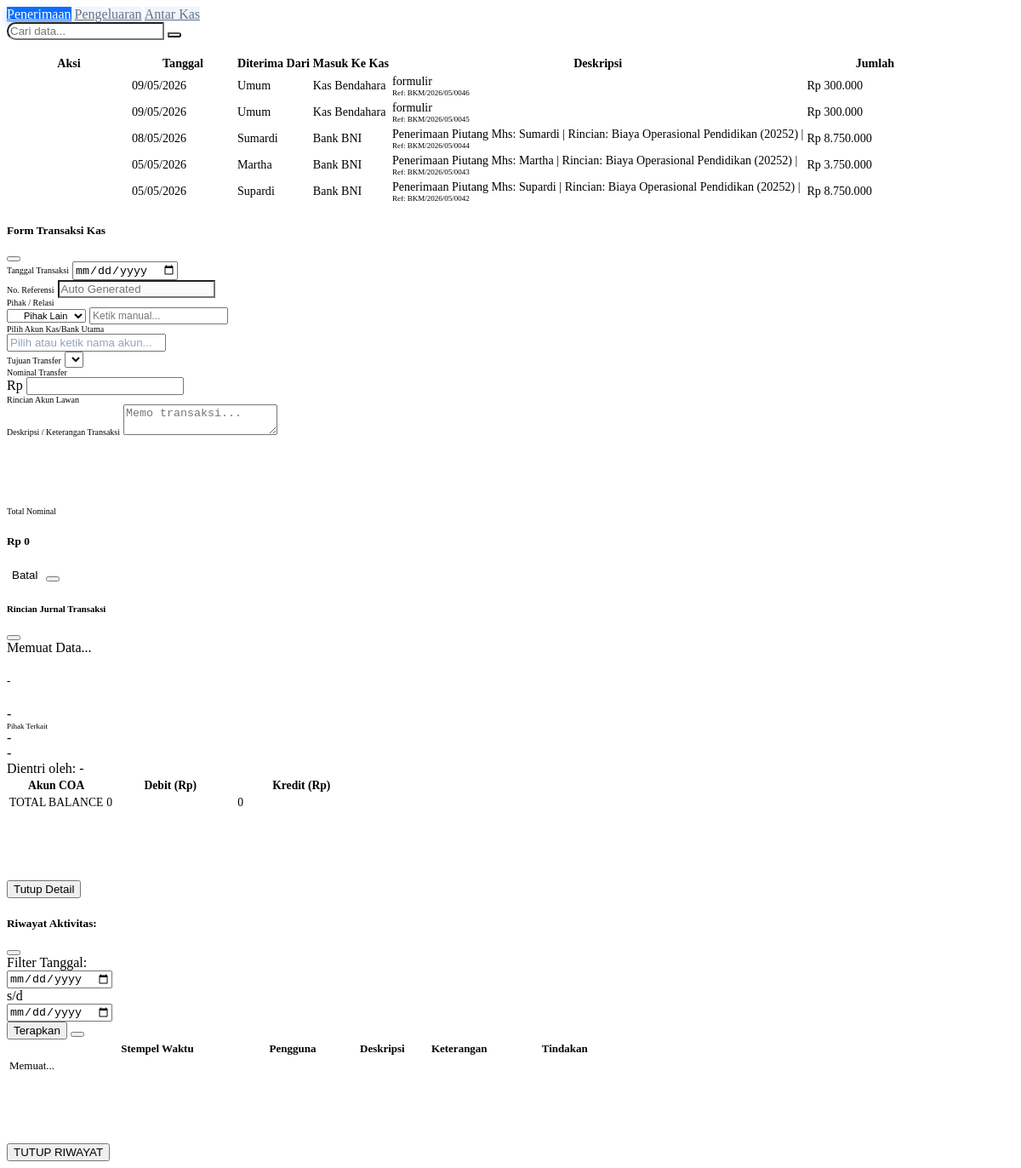
Screenshot of /cash_transactions.php (signed in) with the database file from the repository.
### tables this page shows
CREATE TABLE `syifa_jurnal` (
  `id` int(11) NOT NULL AUTO_INCREMENT,
  `no_jurnal` varchar(50) NOT NULL,
  `tgl_jurnal` date NOT NULL,
  `keterangan` text DEFAULT NULL,
  `diterima_dari` varchar(100) DEFAULT NULL,
  `total_debet` double DEFAULT 0,
  `total_kredit` double DEFAULT 0,
  `jenis_jurnal` enum('umum','penyesuaian','otomatis') DEFAULT 'umum',
  `created_by` int(11) DEFAULT NULL,
  `is_deleted` tinyint(1) DEFAULT 0,
  `jenis_transaksi` varchar(30) DEFAULT 'operasional',
  `created_at` timestamp NOT NULL DEFAULT current_timestamp(),
  `dibayar_oleh_tipe` enum('mahasiswa','pegawai','umum') DEFAULT 'umum',
  `dibayar_oleh_id` int(11) DEFAULT NULL,
  `dibayar_oleh_nama` varchar(255) DEFAULT NULL,
  `pihak_tipe` enum('mahasiswa','pegawai','umum') DEFAULT 'umum',
  `pihak_id` int(11) DEFAULT NULL,
  `pihak_nama` varchar(255) DEFAULT NULL,
  `akun_utama_kode` varchar(20) DEFAULT NULL,
  `akun_tujuan_kode` varchar(20) DEFAULT NULL,
  `source` enum('AUTO','MANUAL') DEFAULT 'MANUAL',
  `source_ref` bigint(20) DEFAULT NULL,
  `source_module` varchar(30) DEFAULT NULL,
  `trx_fingerprint` varchar(64) DEFAULT NULL,
  `trx_source_hash` varchar(64) DEFAULT NULL,
  `is_locked` tinyint(1) DEFAULT 0,
  `posted_at` datetime DEFAULT NULL,
  `module_source` varchar(50) DEFAULT NULL,
  `source_id` int(11) DEFAULT NULL,
  `is_migration` tinyint(1) DEFAULT 0,
  PRIMARY KEY (`id`),
  UNIQUE KEY `no_jurnal` (`no_jurnal`),
  KEY `idx_no_jurnal` (`no_jurnal`),
  KEY `idx_jurnal_ref` (`no_jurnal`),
  KEY `idx_jurnal_tgl` (`tgl_jurnal`),
  KEY `idx_jenis_jurnal` (`jenis_jurnal`),
  KEY `idx_jurnal_pihak` (`pihak_id`,`pihak_tipe`),
  KEY `idx_jurnal_pihak_tipe` (`pihak_tipe`,`pihak_id`),
  KEY `idx_tgl_jurnal` (`tgl_jurnal`),
  KEY `idx_jurnal_source_ref` (`source`,`source_ref`),
  KEY `idx_trx_fingerprint` (`trx_fingerprint`),
  KEY `idx_tgl` (`tgl_jurnal`),
  KEY `idx_is_deleted` (`is_deleted`),
  KEY `idx_jenis_transaksi` (`jenis_transaksi`),
  KEY `idx_jurnal_date` (`tgl_jurnal`),
  KEY `idx_jurnal_tanggal` (`tgl_jurnal`,`is_deleted`)
);

CREATE TABLE `syifa_akun` (
  `id` int(11) NOT NULL AUTO_INCREMENT,
  `uuid` char(36) DEFAULT NULL,
  `kode_akun` varchar(20) NOT NULL,
  `nama_akun` varchar(100) NOT NULL,
  `logo_bank` varchar(255) DEFAULT NULL,
  `parent_kode` varchar(20) DEFAULT NULL COMMENT 'Kode Induk',
  `level` int(11) NOT NULL DEFAULT 1 COMMENT '1=Root, 2=Sub, 3=Detail',
  `is_group` tinyint(1) NOT NULL DEFAULT 0 COMMENT '1=Grup, 0=Detail',
  `is_restricted` tinyint(1) DEFAULT 0,
  `aset_neto_type` enum('TANPA_PEMBATASAN','DENGAN_PEMBATASAN') DEFAULT NULL,
  `kategori` enum('Aset','Liabilitas','Aset Neto','Pendapatan','Beban') NOT NULL,
  `akun_tipe_laporan` enum('OPERASIONAL','NON_OPERASIONAL','NERACA','SYSTEM') DEFAULT 'OPERASIONAL',
  `sub_kategori` varchar(50) NOT NULL COMMENT 'Detail grouping untuk Neraca',
  `jenis_dana` enum('Tanpa Pembatasan','Dengan Pembatasan') NOT NULL DEFAULT 'Tanpa Pembatasan' COMMENT 'Atribut Wajib ISAK 35',
  `cashflow_type` enum('None','Operasional','Investasi','Pendanaan') DEFAULT 'None',
  `is_cash_account` tinyint(1) DEFAULT 0,
  `is_budget_account` tinyint(1) DEFAULT 0,
  `is_student_related` tinyint(1) DEFAULT 0,
  `is_salary_related` tinyint(1) DEFAULT 0,
  `is_asset_related` tinyint(1) DEFAULT 0,
  `saldo_normal` enum('D','K') NOT NULL COMMENT 'D=Debit, K=Kredit',
  `opening_balance` decimal(15,2) DEFAULT 0.00,
  `cash_flow_category` varchar(50) DEFAULT 'NONE',
  `is_active` tinyint(1) DEFAULT 1,
  `laporan_aktivitas` tinyint(1) DEFAULT 1,
  `normal_balance` enum('DEBIT','KREDIT') NOT NULL DEFAULT 'DEBIT',
  `report_group` enum('POSISI_KEUANGAN','AKTIVITAS','ASET_NETO_TANPA_RESTRIKSI','ASET_NETO_DENGAN_RESTRIKSI') DEFAULT NULL,
  `is_system_lock` tinyint(1) DEFAULT 0,
  `allow_posting` tinyint(1) DEFAULT 1,
  `cashflow_group` enum('OPERASI','INVESTASI','PENDANAAN') DEFAULT NULL,
  `flow_type` enum('inflow','outflow','both','adjustment') DEFAULT 'both',
  PRIMARY KEY (`id`),
  UNIQUE KEY `idx_unique_coa_kode` (`kode_akun`),
  UNIQUE KEY `idx_uuid` (`uuid`),
  KEY `idx_parent` (`parent_kode`),
  KEY `idx_cash_flow` (`cash_flow_category`)
);

### cash_transactions.php (the view, shortened to what this page needs)
<?php
$view = $_GET['view'] ?? 'receipt';
$search = $conn->real_escape_string($_GET['q'] ?? '');
$filter_jenis = "";
if ($view == 'transfer') {
    $filter_jenis = "(j.jenis_transaksi = 'transfer_kas' OR j.no_jurnal LIKE 'TRF%' OR j.no_jurnal LIKE 'TRA%')";
} elseif ($view == 'receipt') {
    $filter_jenis = "(j.jenis_transaksi = 'kas_masuk' OR j.no_jurnal LIKE 'BKM%')";
} else {
    $filter_jenis = "(j.jenis_transaksi = 'kas_keluar' OR j.no_jurnal LIKE 'BKK%')";
}
$sql_hist = "SELECT j.*, a1.nama_akun as nama_akun_utama, a2.nama_akun as nama_akun_tujuan
             FROM syifa_jurnal j
             LEFT JOIN syifa_akun a1 ON j.akun_utama_kode = a1.kode_akun
             LEFT JOIN syifa_akun a2 ON j.akun_tujuan_kode = a2.kode_akun
             WHERE $filter_jenis AND (j.no_jurnal LIKE '%$search%' OR j.pihak_nama LIKE '%$search%' OR j.keterangan LIKE '%$search%')
             ORDER BY j.tgl_jurnal DESC, j.id DESC LIMIT 50";
$history = $conn->query($sql_hist)->fetch_all(MYSQLI_ASSOC);
?>
<div class="container-fluid p-0 animate__animated animate__fadeIn text-dark">
    <div class="d-flex justify-content-between align-items-center mb-4 bg-white p-3 rounded-4 shadow-sm border no-print text-dark">
        <div class="nav nav-pills gap-2">
            <a href="?page=transaksi_kas&view=receipt" class="nav-link <?= $view=='receipt'?'active':'' ?> rounded-pill px-4 fw-bold small">Penerimaan</a>
            <a href="?page=transaksi_kas&view=disbursement" class="nav-link <?= $view=='disbursement'?'active':'' ?> rounded-pill px-4 fw-bold small">Pengeluaran</a>
            <a href="?page=transaksi_kas&view=transfer" class="nav-link <?= $view=='transfer'?'active':'' ?> rounded-pill px-4 fw-bold small">Antar Kas</a>
        </div>
        <div class="d-flex gap-2">
            <form method="GET" class="input-group input-group-sm" style="width: 250px;">
                <input type="text" name="q" class="form-control border-0 bg-light px-3 shadow-none text-dark" placeholder="Cari data..." value="<?= htmlspecialchars($search) ?>" style="border-radius: 20px 0 0 20px;">
                <button type="submit" class="btn btn-primary border-0" style="border-radius: 0 20px 20px 0;"><i class="fas fa-search"></i></button>
            </form>
        </div>
    </div>
    <div class="card border-0 shadow-sm rounded-4 overflow-hidden bg-white text-dark">
        <div class="table-responsive" id="trxTableContainer">
            <table class="table table-hover align-middle mb-0" style="font-size: 0.88rem;">
                <thead class="table-dark text-uppercase small text-center">
                    <tr>
                        <th class="ps-4 text-start" width="140">Aksi</th>
                        <th width="120">Tanggal</th>
                        <?php if($view == 'receipt'): ?>
                            <th class="text-center">Diterima Dari</th>
                            <th class="text-center">Masuk Ke Kas</th>
                        <?php elseif($view == 'disbursement'): ?>
                            <th class="text-center">Dibayar Kepada</th>
                            <th class="text-center">Sumber Kas</th>
                        <?php else:  ?>
                            <th class="text-center">Dari Kas</th>
                            <th class="text-center">Ke Kas</th>
                        <?php endif; ?>
                        <th>Deskripsi</th>
                        <th class="text-end pe-4" width="160">Jumlah</th>
                        <th width="50" class="text-center pe-4"><i class="fas fa-print"></i></th>
                    </tr>
                </thead>
                <tbody>
                    <?php if(empty($history)): ?>
                        <tr><td colspan="7" class="text-center py-5 text-muted italic">Data transaksi tidak ditemukan.</td></tr>
                    <?php else: foreach($history as $row):
                    ?>
                    <tr>
                        <td class="ps-4 text-start">
                            <div class="btn-group btn-group-sm rounded-pill border bg-white overflow-hidden shadow-sm">
                                <button class="btn btn-white text-info border-end" onclick="openJournalModal(<?= $row['id'] ?>)" title="Lihat Detail Jurnal"><i class="fas fa-eye"></i></button>
                            </div>
                        </td>
                        <td class="fw-bold text-center"><?= date('d/m/Y', strtotime($row['tgl_jurnal'])) ?></td>
                        <?php if($view == 'receipt'): ?>
                            <td class="fw-bold text-dark text-center"><?= htmlspecialchars($row['pihak_nama']) ?: 'Umum' ?></td>
                            <td class="text-center"><span class="badge bg-light text-success border fw-bold"><?= htmlspecialchars($row['nama_akun_utama']) ?></span></td>
                        <?php elseif($view == 'disbursement'): ?>
                            <td class="fw-bold text-dark text-center"><?= htmlspecialchars($row['pihak_nama']) ?: 'Umum' ?></td>
                            <td class="text-center"><span class="badge bg-light text-danger border fw-bold"><?= htmlspecialchars($row['nama_akun_utama']) ?></span></td>
                        <?php else:  ?>
                            <td class="text-center"><span class="badge bg-light text-primary border fw-bold"><?= htmlspecialchars($row['nama_akun_utama']) ?></span></td>
                            <td class="text-center"><span class="badge bg-light text-success border fw-bold"><?= htmlspecialchars($row['nama_akun_tujuan']) ?></span></td>
                        <?php endif; ?>
                        <td><div class="text-muted small"><?= htmlspecialchars($row['keterangan']) ?></div><small class="text-muted" style="font-size: 9px;">Ref: <?= $row['no_jurnal'] ?></small></td>
                        <td class="text-end fw-bold text-dark pe-4" style="white-space: nowrap;">
                            Rp <?= number_format($row['total_debet'], 0, ',', '.') ?>
                        </td>
                        <td class="text-center pe-4">
                            <button class="btn btn-sm btn-white text-success border rounded-circle shadow-sm p-2" onclick="window.open('print_voucher.php?id=<?= $row['id'] ?>', '_blank')" title="Cetak Bukti"><i class="fas fa-print"></i></button>
                        </td>
                    </tr>
                    <?php endforeach; endif; ?>
                </tbody>
            </table>
        </div>
    </div>
</div>
<?php include 'cash_modals_shared.php'; ?>

### cash_transactions.php (style rules this page uses)
.nav-pills .nav-link { color: #64748b; background: #f1f5f9; transition: 0.3s; }
.nav-pills .nav-link.active { background: #0d6efd; color: white; box-shadow: 0 4px 10px rgba(13, 110, 253, 0.3); }
.btn-white { background: #fff; border: none; transition: 0.2s; }

### rows the page displays
syifa_jurnal: tgl_jurnal "09/05/2026", pihak_nama "Umum", syifa_akun.nama_akun "Kas Bendahara", keterangan "formulir", no_jurnal "BKM/2026/05/0046", total_debet "300.000"
syifa_jurnal: tgl_jurnal "09/05/2026", pihak_nama "Umum", syifa_akun.nama_akun "Kas Bendahara", keterangan "formulir", no_jurnal "BKM/2026/05/0045", total_debet "300.000"
syifa_jurnal: tgl_jurnal "08/05/2026", pihak_nama "Sumardi", syifa_akun.nama_akun "Bank BNI", keterangan "Penerimaan Piutang Mhs: Sumardi | Rincian: Biaya Operasional Pendidikan (20252) |", no_jurnal "BKM/2026/05/0044", total_debet "8.750.000"
syifa_jurnal: tgl_jurnal "05/05/2026", pihak_nama "Martha", syifa_akun.nama_akun "Bank BNI", keterangan "Penerimaan Piutang Mhs: Martha | Rincian: Biaya Operasional Pendidikan (20252) |", no_jurnal "BKM/2026/05/0043", total_debet "3.750.000"
syifa_jurnal: tgl_jurnal "05/05/2026", pihak_nama "Supardi", syifa_akun.nama_akun "Bank BNI", keterangan "Penerimaan Piutang Mhs: Supardi | Rincian: Biaya Operasional Pendidikan (20252) |", no_jurnal "BKM/2026/05/0042", total_debet "8.750.000"
